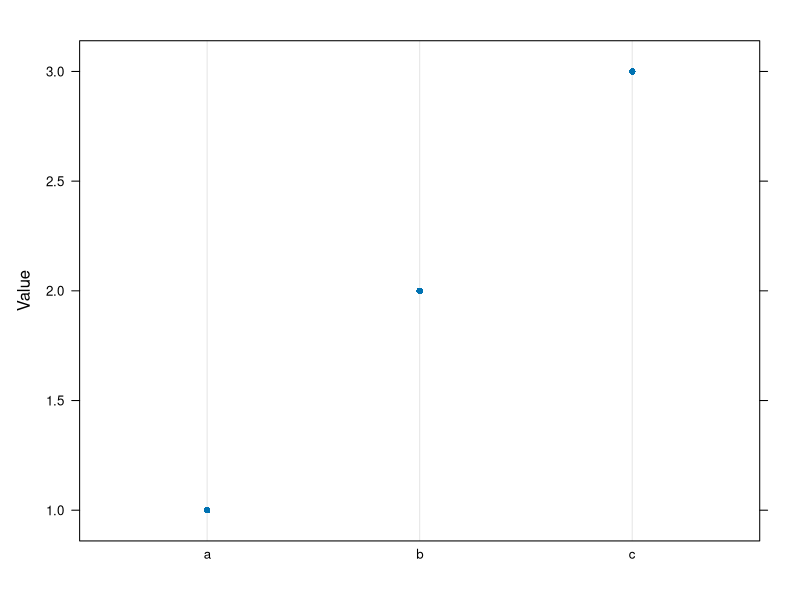
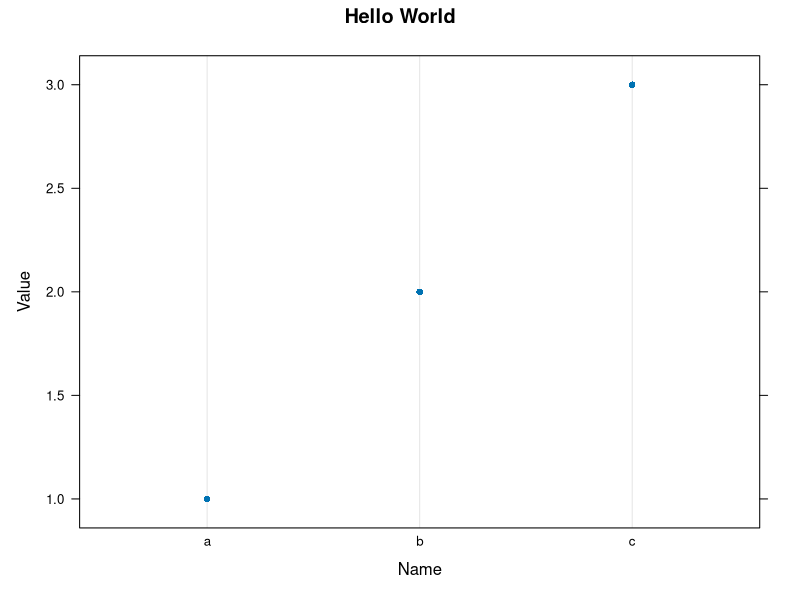
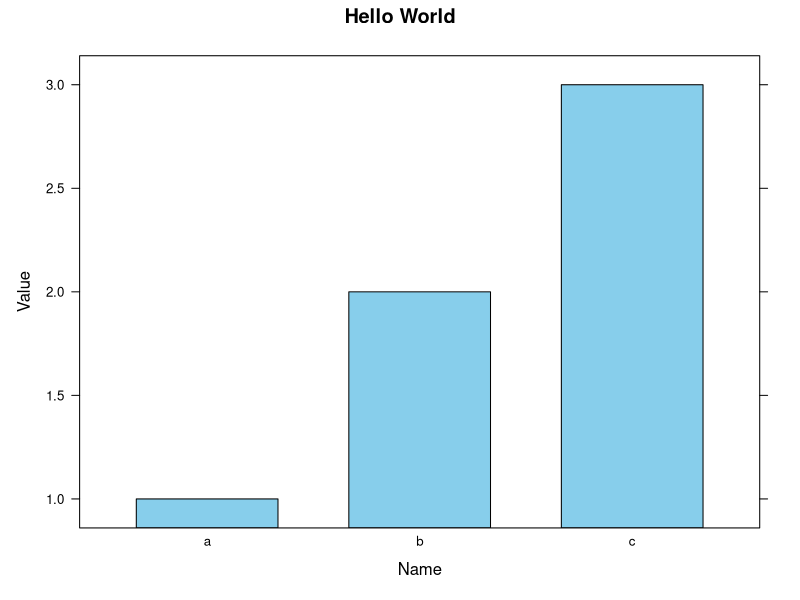

Source code (R) for these figures, in order:
# Install the lattice package
install.packages("lattice")

# Load the lattice package
library(lattice)

# Create a data frame
df <- data.frame(
    Name = c("a", "b", "c"),
    Value = c(1, 2, 3))

# Plot with defaults
dotplot(
    x = Value ~ Name,
    data = df)

# Plot with parameters
dotplot(
    x = Value ~ Name,
    data = df,
    main = "Hello World",
    xlab = "Name",
    ylab = "Value")

# Create a bar chart
barchart(
    x = Value ~ Name,
    data = df,
    col = "skyblue",
    main = "Hello World",
    xlab = "Name",
    ylab = "Value")

# View the help files
?barchart

?formula
